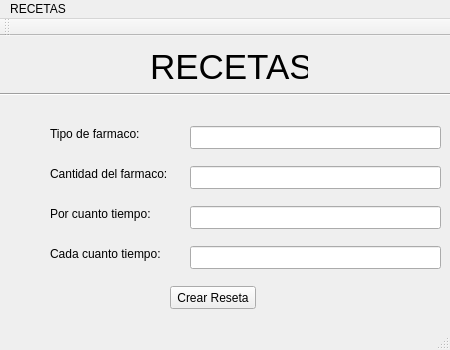
<?xml version="1.0" encoding="UTF-8"?>
<ui version="4.0">
 <class>MainWindow</class>
 <widget class="QMainWindow" name="MainWindow">
  <property name="geometry">
   <rect>
    <x>0</x>
    <y>0</y>
    <width>450</width>
    <height>350</height>
   </rect>
  </property>
  <property name="minimumSize">
   <size>
    <width>450</width>
    <height>350</height>
   </size>
  </property>
  <property name="maximumSize">
   <size>
    <width>450</width>
    <height>350</height>
   </size>
  </property>
  <property name="windowTitle">
   <string>MainWindow</string>
  </property>
  <widget class="QWidget" name="centralwidget">
   <widget class="QLabel" name="title_label">
    <property name="geometry">
     <rect>
      <x>150</x>
      <y>10</y>
      <width>158</width>
      <height>42</height>
     </rect>
    </property>
    <property name="text">
     <string>&lt;html&gt;&lt;head/&gt;&lt;body&gt;&lt;p&gt;&lt;span style=&quot; font-size:26pt;&quot;&gt;RECETAS&lt;/span&gt;&lt;/p&gt;&lt;/body&gt;&lt;/html&gt;</string>
    </property>
   </widget>
   <widget class="Line" name="line">
    <property name="geometry">
     <rect>
      <x>0</x>
      <y>50</y>
      <width>601</width>
      <height>16</height>
     </rect>
    </property>
    <property name="orientation">
     <enum>Qt::Horizontal</enum>
    </property>
   </widget>
   <widget class="QLabel" name="tipo_farmaco_label">
    <property name="geometry">
     <rect>
      <x>50</x>
      <y>90</y>
      <width>102</width>
      <height>15</height>
     </rect>
    </property>
    <property name="text">
     <string>Tipo de farmaco:</string>
    </property>
   </widget>
   <widget class="QLabel" name="cantidad_famaco_label">
    <property name="geometry">
     <rect>
      <x>50</x>
      <y>130</y>
      <width>134</width>
      <height>15</height>
     </rect>
    </property>
    <property name="text">
     <string>Cantidad del farmaco:</string>
    </property>
   </widget>
   <widget class="QLabel" name="por_cuanto_label">
    <property name="geometry">
     <rect>
      <x>50</x>
      <y>170</y>
      <width>114</width>
      <height>15</height>
     </rect>
    </property>
    <property name="text">
     <string>Por cuanto tiempo:</string>
    </property>
   </widget>
   <widget class="QLabel" name="cada_cuanto_label">
    <property name="geometry">
     <rect>
      <x>50</x>
      <y>210</y>
      <width>126</width>
      <height>15</height>
     </rect>
    </property>
    <property name="text">
     <string>Cada cuanto tiempo:</string>
    </property>
   </widget>
   <widget class="QLineEdit" name="tipo_farmaco_lineEdit">
    <property name="geometry">
     <rect>
      <x>190</x>
      <y>90</y>
      <width>251</width>
      <height>23</height>
     </rect>
    </property>
   </widget>
   <widget class="QLineEdit" name="cantidad_farmaco_lineEdit">
    <property name="geometry">
     <rect>
      <x>190</x>
      <y>130</y>
      <width>251</width>
      <height>23</height>
     </rect>
    </property>
   </widget>
   <widget class="QLineEdit" name="por_cuanto_lineEdit">
    <property name="geometry">
     <rect>
      <x>190</x>
      <y>170</y>
      <width>251</width>
      <height>23</height>
     </rect>
    </property>
   </widget>
   <widget class="QLineEdit" name="cada_cuanto_lineEdit">
    <property name="geometry">
     <rect>
      <x>190</x>
      <y>210</y>
      <width>251</width>
      <height>23</height>
     </rect>
    </property>
   </widget>
   <widget class="QPushButton" name="crear_pushButton">
    <property name="geometry">
     <rect>
      <x>170</x>
      <y>250</y>
      <width>86</width>
      <height>23</height>
     </rect>
    </property>
    <property name="text">
     <string>Crear Reseta</string>
    </property>
   </widget>
  </widget>
  <widget class="QMenuBar" name="menubar">
   <property name="geometry">
    <rect>
     <x>0</x>
     <y>0</y>
     <width>450</width>
     <height>20</height>
    </rect>
   </property>
   <widget class="QMenu" name="menuRECETAS">
    <property name="title">
     <string>RECETAS</string>
    </property>
   </widget>
   <addaction name="menuRECETAS"/>
  </widget>
  <widget class="QStatusBar" name="statusbar"/>
  <widget class="QToolBar" name="toolBar">
   <property name="windowTitle">
    <string>toolBar</string>
   </property>
   <attribute name="toolBarArea">
    <enum>TopToolBarArea</enum>
   </attribute>
   <attribute name="toolBarBreak">
    <bool>false</bool>
   </attribute>
  </widget>
 </widget>
 <resources/>
 <connections/>
</ui>
